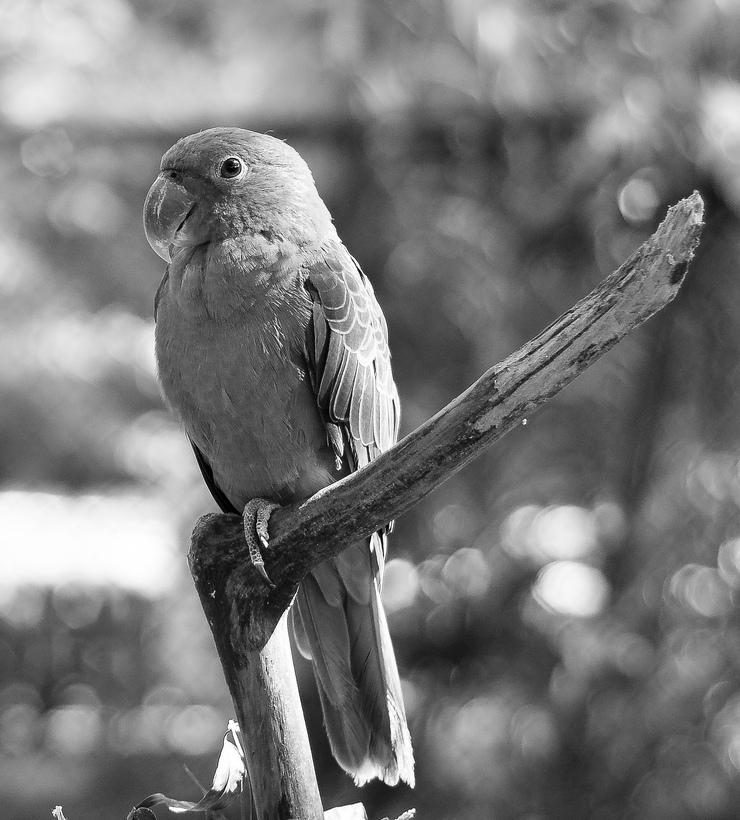
#> input picture HomeWork1/parrot.jpg, 740 x 820 px, found by its file name
$ python NguyenNgocThienPhuc_N21DCCN066_HW1.py
#> lines starting #> are read from the running program, lines starting #| are printed output that depends on the picture
import matplotlib.pyplot as plt
import cv2

def AHE(image_path):
    image = cv2.imread(image_path)
    if image is None:
        print(f"Error: Unable to open image {image_path}")
        return

    gray = cv2.cvtColor(image, cv2.COLOR_BGR2GRAY)
    clahe = cv2.createCLAHE(clipLimit=None, tileGridSize=(8, 8))
    equalized = clahe.apply(gray)

    fig, axes = plt.subplots(1, 2, figsize=(10, 5))  # 1 hàng, 2 cột

    axes[0].imshow(cv2.cvtColor(image, cv2.COLOR_BGR2RGB))  # Đổi từ BGR sang RGB
    axes[0].axis('off')
    axes[0].set_title('Original Image')

    axes[1].imshow(equalized, cmap='gray')  # Hiển thị ảnh đã xử lý
    axes[1].axis('off')
    axes[1].set_title('AHE Image')

    plt.show()
    plt.imsave("D:/Full-Document/PTIT/4-Fourth-year/Semester-1/Image-Processing/Exercises/HomeWork1/AHE.png", equalized, cmap='gray')

def CLAHE(image_path):
    image = cv2.imread(image_path)
#> image is the input picture: shape (820, 740, 3); min 0, max 255, mean 121.1
    if image is None:
        print(f"Error: Unable to open image {image_path}")
        return

    gray = cv2.cvtColor(image, cv2.COLOR_BGR2GRAY)
    clahe = cv2.createCLAHE(clipLimit=2.0, tileGridSize=(8, 8))
    equalized = clahe.apply(gray)
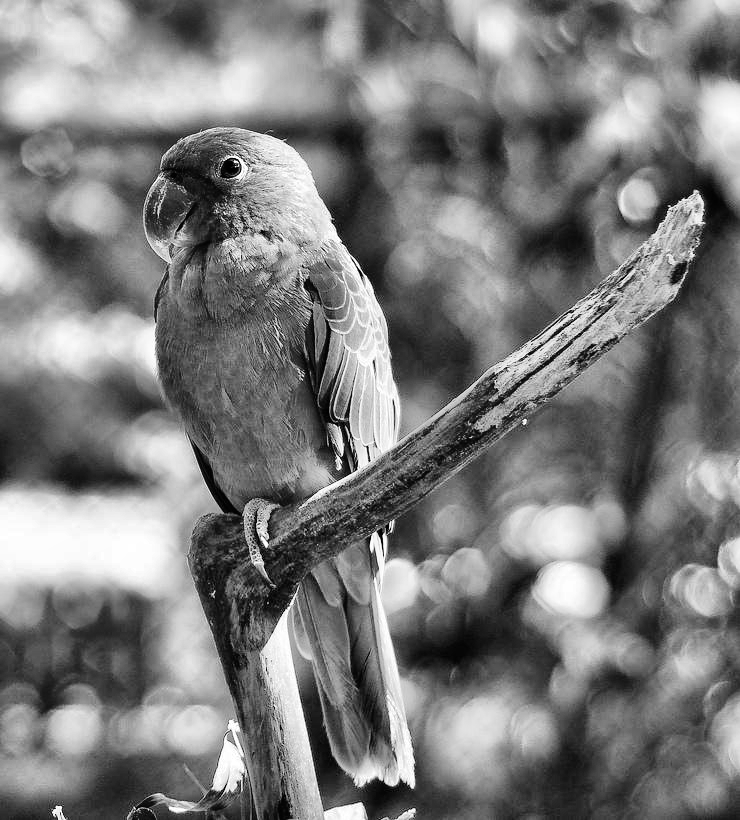
#> equalized: shape (820, 740); min 0, max 255, mean 123.9

    fig, axes = plt.subplots(1, 2, figsize=(10, 5))  # 1 hàng, 2 cột

    axes[0].imshow(cv2.cvtColor(image, cv2.COLOR_BGR2RGB))  # Đổi từ BGR sang RGB
    axes[0].axis('off')
    axes[0].set_title('Original Image')

    axes[1].imshow(equalized, cmap='gray')  # Hiển thị ảnh đã xử lý
    axes[1].axis('off')
    axes[1].set_title('CLAHE Image')

    plt.show()
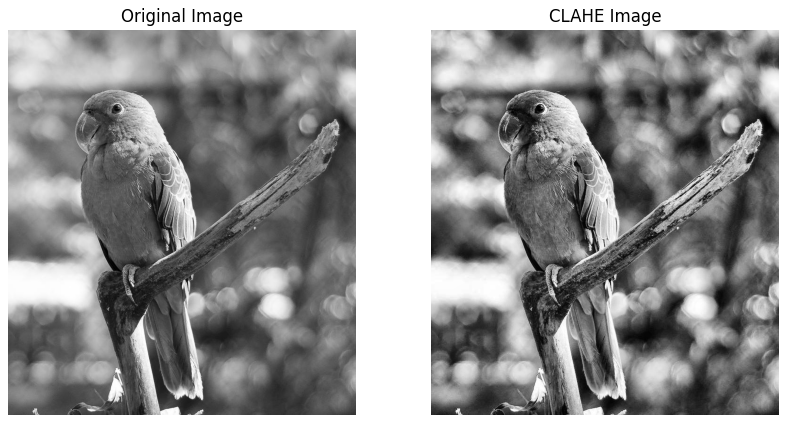
#> figure drawn by matplotlib, 2 panels
    plt.imsave("D:/Full-Document/PTIT/4-Fourth-year/Semester-1/Image-Processing/Exercises/HomeWork1/CLAHE.png", equalized, cmap='gray')

if __name__ == "__main__":
    # AHE("D:/Full-Document/PTIT/4-Fourth-year/Semester-1/Image-Processing/Exercises/HomeWork1/parrot.jpg")
    CLAHE("D:/Full-Document/PTIT/4-Fourth-year/Semester-1/Image-Processing/Exercises/HomeWork1/parrot.jpg")

$ run again, with HomeWork1/face.jpg copied over HomeWork1/parrot.jpg
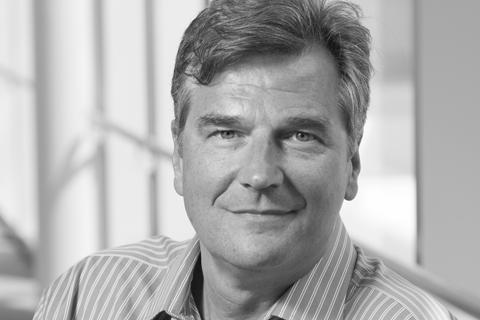
#> input picture HomeWork1/face.jpg, 480 x 320 px, found by its file name
#> in CLAHE, image is the input picture: shape (320, 480, 3); min 4, max 255, mean 173.4
#> in CLAHE, `equalized = clahe.apply(gray)`:
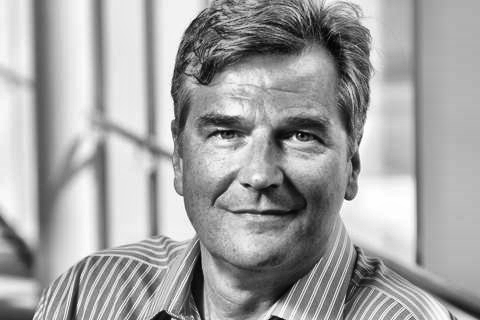
#> equalized: shape (320, 480); min 1, max 255, mean 162.7
#> in CLAHE, `plt.show()`:
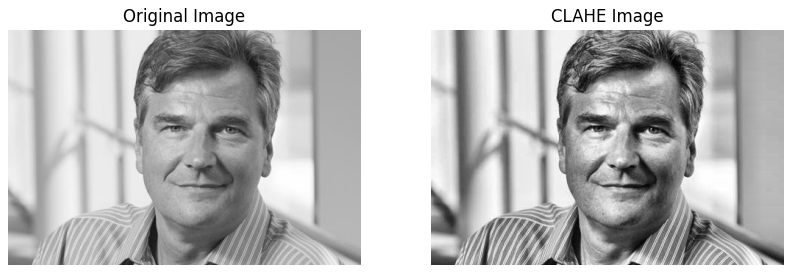
#> figure drawn by matplotlib, 2 panels
